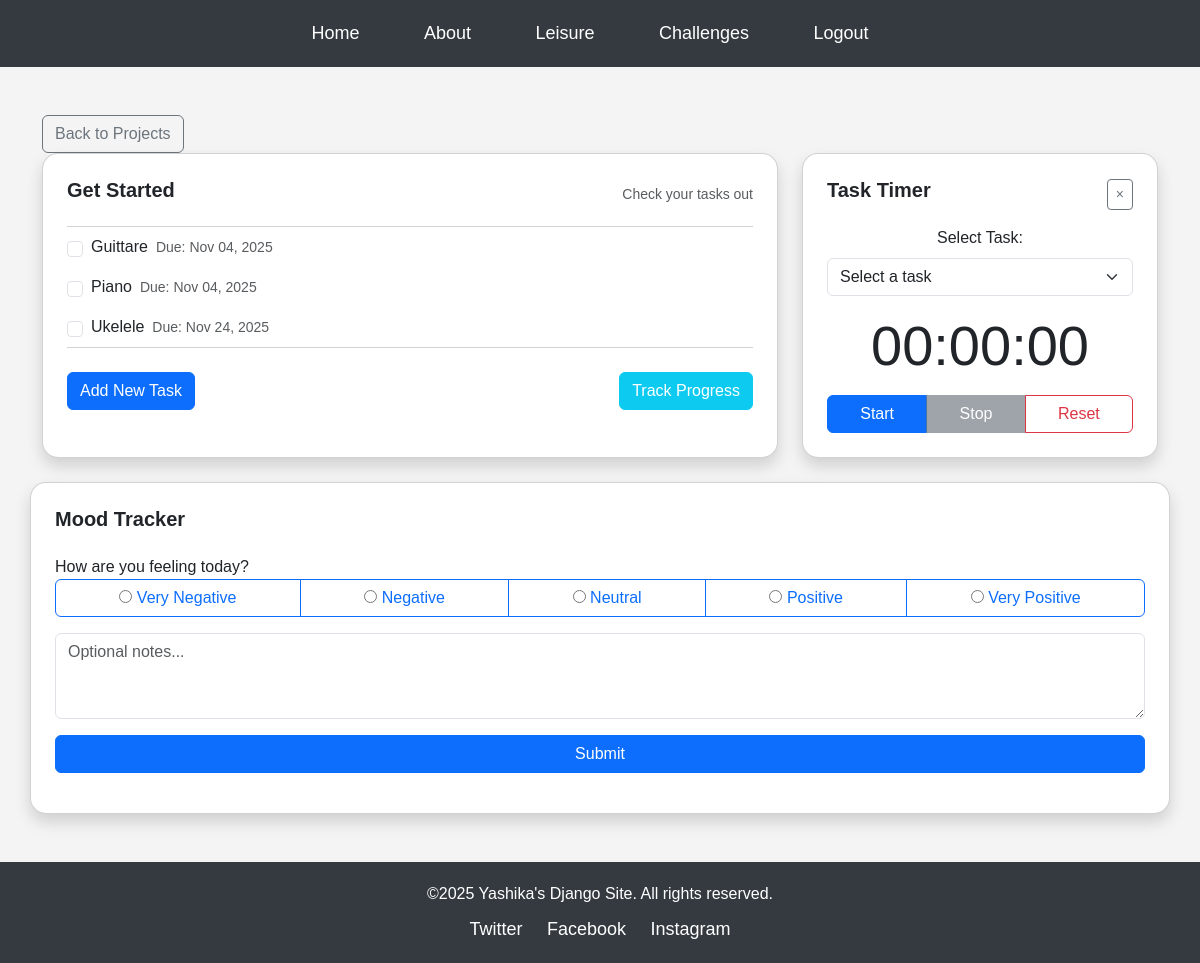
/taskList/6/ (signed in), run on the app's committed database.
### leisureProjects/models.py (models this page shows, shortened)
class Task(models.Model):
    project = models.ForeignKey(Project, on_delete=models.CASCADE)
    title = models.CharField(max_length=200)
    description = models.TextField()
    completed = models.BooleanField(default=False)
    due_date = models.DateTimeField(null=True, blank=True)

### leisureProjects/views.py (the view)
# urls.py: path('taskList/<int:project_id>/', views.task_list, name="taskList"),
@login_required
def task_list(request, project_id):
    project = Project.objects.get(id=project_id)
    tasks = Task.objects.filter(project=project)
    return render(request, 'leisureProjects/taskList.html', {
        'project': project,
        'tasks': tasks,
        'now': timezone.now()
    })

### leisureProjects/templates/leisureProjects/taskList.html (shortened to what this page needs)
{% load static %}
{% include 'includes/header.html' %}
<link href="https://cdn.jsdelivr.net/npm/bootstrap@5.3.0/dist/css/bootstrap.min.css" rel="stylesheet">
<link rel="stylesheet" href="https://cdn.jsdelivr.net/npm/bootstrap-icons@1.10.5/font/bootstrap-icons.css">
<div class="container my-5">
  <a href="{% url 'projectList' %}" class="btn btn-outline-secondary">Back to Projects</a>
  <div class="row">
    <div class="col-md-8">
      <div class="card shadow rounded-4 p-4 h-100">
      <div class="d-flex justify-content-between align-items-center mb-3">
        <h5 class="fw-bold">Get Started</h5>
        <small class="text-muted">
          Check your tasks out
        </small>
      </div>
    <ul class="list-group list-group-flush">
      {% for task in tasks %}
      <li class="list-group-item d-flex justify-content-between align-items-center px-0 py-2 border-0 task-item" data-task-id="{{ task.id }}">
        <div class="d-flex align-items-center">
          <input type="checkbox" class="form-check-input me-2 task-checkbox"
                 data-task-id="{{ task.id }}"
                 {% if task.completed %}checked{% endif %}>
          <span class="{% if task.completed %}text-decoration-line-through text-muted{% endif %}">
            {{ task.title }}
          </span>
          {% if task.due_date %}
            <small class="ms-2 {% if task.due_date < now %}text-danger{% else %}text-muted{% endif %}">
              Due: {{ task.due_date|date:"M d, Y" }}
            </small>
          {% endif %}
        </div>
      </li>
      {% empty %}
      <li class="list-group-item px-0">No tasks yet for this project.</li>
      {% endfor %}
    </ul>
    <div class="mt-4 d-flex justify-content-between">
      <a href="{% url 'createTask' project.id %}" class="btn btn-primary">Add New Task</a>
      <a href="{% url 'taskProgressGraph' project.id %}" class="btn btn-info text-white">Track Progress</a>
      </div>
    </div>
  </div>
    <div class="col-md-4">
        <div class="card shadow rounded-4 p-4 h-100">
          <div class="d-flex justify-content-between align-items-center mb-3">
            <h5 class="fw-bold">Task Timer</h5>
            <button id="close-button" class="btn btn-sm btn-outline-secondary">×</button>
          </div>
          <div id="pomodoro-timer" class="text-center">
            <div>
              <label for="task-select" class="form-label">Select Task:</label>
              <select id="task-select" class="form-select mb-3">
                <option value="" selected disabled>Select a task</option>
              </select>
            </div>
            <div id="timer-display" class="display-4 mb-3">00:00:00</div>
            <div class="btn-group w-100">
              <button id="start-button" class="btn btn-primary">Start</button>
              <button id="stop-button" class="btn btn-secondary" disabled>Stop</button>
              <button id="reset-button" class="btn btn-outline-danger">Reset</button>
            </div>
          </div>
        </div>
      </div>
    <div class="card shadow rounded-4 p-4 mt-4">
      <div class="d-flex justify-content-between align-items-center mb-3">
        <h5 class="fw-bold">Mood Tracker</h5>
      </div>
      <form id="moodRatingForm">
        <div class="form-group">
          <label>How are you feeling today?</label>
          <div class="btn-group btn-group-toggle w-100" data-toggle="buttons">
            <label class="btn btn-outline-primary">
              <input type="radio" name="rating" value="1" required> Very Negative
            </label>
            <label class="btn btn-outline-primary">
              <input type="radio" name="rating" value="2"> Negative
            </label>
            <label class="btn btn-outline-primary">
              <input type="radio" name="rating" value="3"> Neutral
            </label>
            <label class="btn btn-outline-primary">
              <input type="radio" name="rating" value="4"> Positive
            </label>
            <label class="btn btn-outline-primary">
              <input type="radio" name="rating" value="5"> Very Positive
            </label>
          </div>
        </div>
        <div class="form-group mt-3">
          <textarea class="form-control" name="notes" placeholder="Optional notes..." rows="3"></textarea>
        </div>
        <button type="submit" class="btn btn-primary mt-3 w-100">Submit</button>
      </form>
    </div>
  </div>
</div>
{% include 'includes/footer.html' %}

### leisureProjects/static/css/header.css (style rules this page uses)
body { font-family: Arial, sans-serif; background-color: #f4f4f4; color: #333; }

### data on the page
Task: title "Guittare", due_date "Nov 04, 2025"
Task: title "Piano", due_date "Nov 04, 2025"
Task: title "Ukelele", due_date "Nov 24, 2025"
